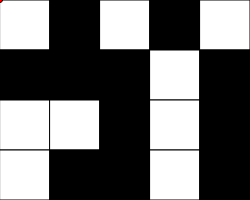
Frame 1 (no input)
Frame 60 (no input): identical to frame 1, image omitted
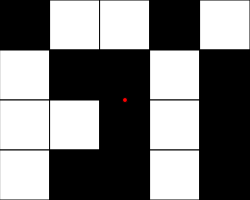
Frame 120 (the mouse pressed at the canvas centre since frame 60)

The p5.js sketch that drew these frames (run headless with seeded random() and noise() and a simulated clock; from frame 60 on, the mouse is pressed at the canvas centre):

// p5.js sketch
// ── sketch.js
// Puzzle Game
// Matiachuk, Skyler 
// November 14th, 2023
//
// I was puzzled


let grid =
[[255,  0,  255,   0,  255],
 [0,   0,    0,    255,  0],
 [255, 255,  0,    255,  0],
 [255, 0,    0,    255,  0]];

const NUM_ROWS = 4;  const NUM_COLS = 5;
let rectWidth, rectHeight, row, col;

function setup() {
  rectWidth = 50;  rectHeight = 50;
  createCanvas(NUM_COLS*rectWidth, NUM_ROWS*rectHeight);
  noCursor();
}

function draw() {
  winnerWinner();
  row = getCurrentY();   col = getCurrentX();
  background(220);
  renderGrid();
  print(col,row); //prints x,y
  fill(255,0,0);
  circle(mouseX,mouseY,5);
  winnerWinner();
}

function winnerWinner(){
  if(grid ===
    [[0,0,0,0,0],
     [0,0,0,0,0],
     [0, 0,0,0,0],
     [0, 0,0,0,0]] || grid ===
     [[255,255,255,255,255],
      [255,255,255,255,255],
      [255,255,255,255,255],
      [255,255,255,255,255]]){
        return print("Winner!");
      }
}
function mousePressed(){
  //when the mouse is clicked, flip the value at the current
  //col,row + also flip 4 cardinal neighbours (North, S, E, W)
  
  // flip @ mouseposition

  // flip the 4 neighbours ↑↓→←
  if(keyIsDown(SHIFT)){
    flip(col,row);
  }
  else{
    // flip @ mouseposition
    flip(col,row);
    if(col < NUM_COLS-1) flip(col+1, row); //RIGHT NEIGHBOUR
    if(row > 0) flip(col,row-1); //UP NEIGHBOUR
    if(col>0) flip(col-1, row); //LEFT NEIGHBOUR
    if(row <NUM_ROWS-1) flip(col,row+1); //DOWN NEIGHBOUR
  }
    
}

function flip(col, row){
  //at a given x,y, flip the value in the 2D array
  //0→255   255→0
  if(grid[row][col] === 0) grid[row][col] = 255;
  else grid[row][col] = 0;
}

function getCurrentX(){ //determine current column mouse is in, and return
  let constrainMouseX = constrain(mouseX, 0, width-1);
  return floor(constrainMouseX/rectWidth);  
}
function getCurrentY(){ //determine current row mouse is in, and return
  let constrainMouseY = constrain(mouseY, 0, height-1);
  return floor(constrainMouseY/rectHeight);
}

function renderGrid(){
  //creates a 2D grid of squares using information from our
  //2D array for the corresponding fill values
  for(let x = 0; x < NUM_COLS; x++){
    for(let y = 0; y < NUM_ROWS; y++){
      let fillValue = grid[y][x];
      fill(fillValue);
      //x:    0,   1,   2,  3,   4
      //posx  0   50, 100, 150,200   expression? x→posx
      rect(x*rectWidth, y*rectHeight, rectWidth, rectHeight);
    }
  }
}
